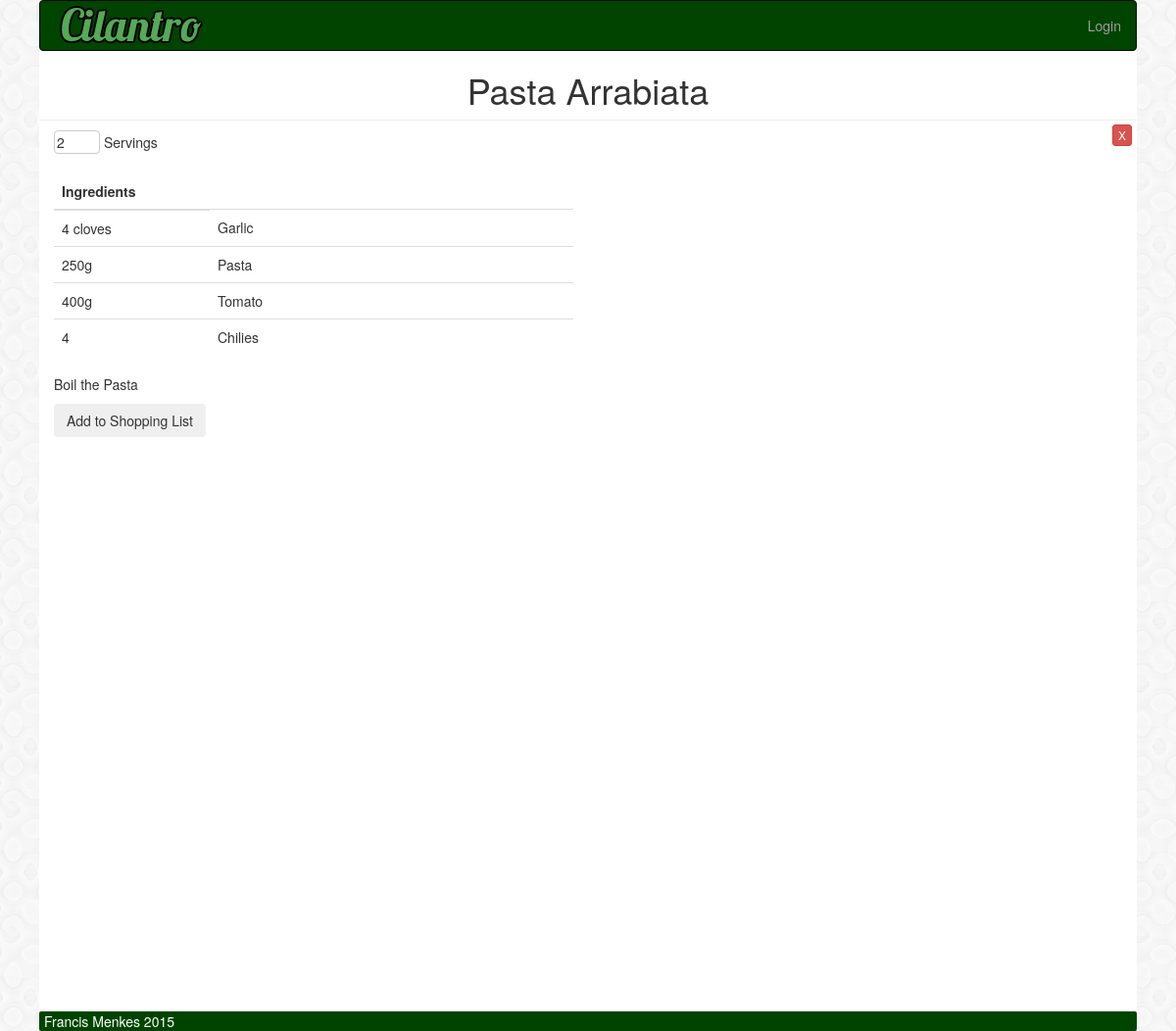
Page /cilantro/CilantroAdmin/mains/pasta-arrabiata/ on the committed database.
### cilantro/models.py (models this page shows, shortened)
class Recipe(models.Model):
    category = models.ForeignKey(Category)
    user = models.ForeignKey(User)
    name = models.CharField(max_length=128, unique=True)
    instructions = models.TextField(blank=True)
    servings = models.IntegerField(blank=True, default=2)
    is_shopping_list = models.BooleanField(default=False)
    slug = models.SlugField()

class RecipeIngredient(models.Model):
    name = models.CharField(max_length=128)
    recipe = models.ForeignKey(Recipe)
    amount = models.CharField(max_length=40, blank=True)
    value = models.IntegerField(blank=True, default=0)
    unit = models.CharField(max_length=40, blank=True, default="")

### cilantro/views.py (the view)
def recipe(request, username, category_name_slug, recipe_name_slug):
    context_dict = {}
    try:
        category = Category.objects.get(slug=category_name_slug)
        recipe = Recipe.objects.filter(category=category).get(slug=recipe_name_slug)
        context_dict['category'] = category
        context_dict['recipe'] = recipe
        context_dict['ingredients'] = RecipeIngredient.objects.filter(recipe=recipe)
    except(Recipe.DoesNotExist, Category.DoesNotExist):
        context_dict['not_found'] = recipe_name_slug
    return render(request, 'cilantro/recipe.html', context_dict)

### templates/cilantro/recipe.html
{% extends 'base.html' %}
{% load static %}
{% block body_block %}
        {% if recipe %}
        <div class="cilantro-header"><h1>{{ recipe.name }}</h1><button class="btn btn-danger btn-xs btn-delete" data-recipeid="{{ recipe.id }}">X</button></div>
        <div class="col-md-6">{% csrf_token %}<input style="border:1px solid #ccc;border-radius:4px" value="{{recipe.servings}}" size="3" maxlength="3"/> Servings<br /><br />
        <table class="table table-responsive">
        <thead><tr><th>Ingredients</th></tr></thead>
        <tbody>
        {% for ing in ingredients %}
            <tr>
                <td width="30%">{{ ing.amount }}</td>
                <td width="70%">{{ ing.name }}</td>
            </tr>
        {% endfor %}
        </tbody>
        </table>
        <p>{{ recipe.instructions }}</p>
        <button data-recipeid="{{ recipe.id }}" data-userid="{{ user.id }}" class="btn btn-shopping">Add to Shopping List</button>
        </div>
        {% else %}
        <div class="cilantro-header">{{ not_found }} does not exist.</div>
        {% endif %}
{% endblock %}

### static/css/cilantro.css (style rules this page uses)
body { width: auto; max-width: 80em; margin: auto; }
.cilantro-header { padding-bottom: 0px; border-bottom: 1px solid #eee; margin-bottom: 10px; text-align: center; }
.btn-delete { float:right; position: relative; margin-top: 5px; margin-right: 5px; }

### rows in the picture
Recipe: name "Pasta Arrabiata", servings "2", instructions "Boil the Pasta"
RecipeIngredient: amount "4 cloves", name "Garlic"
RecipeIngredient: amount "250g", name "Pasta"
RecipeIngredient: amount "400g", name "Tomato"
RecipeIngredient: amount "4", name "Chilies"
